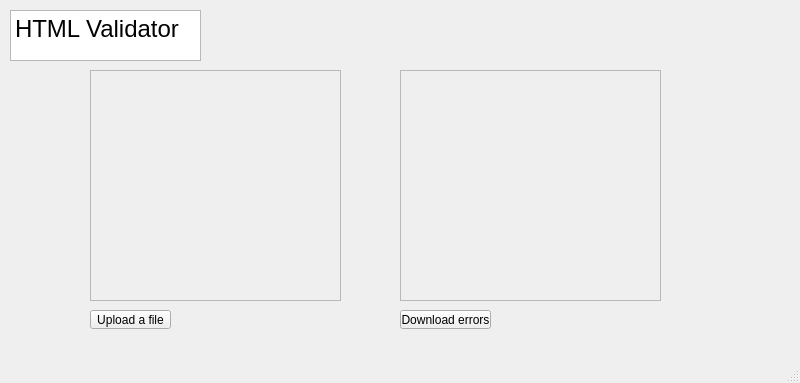
<?xml version="1.0" encoding="UTF-8"?>
<ui version="4.0">
 <class>MainWindow</class>
 <widget class="QMainWindow" name="MainWindow">
  <property name="geometry">
   <rect>
    <x>0</x>
    <y>0</y>
    <width>800</width>
    <height>383</height>
   </rect>
  </property>
  <property name="windowTitle">
   <string>MainWindow</string>
  </property>
  <widget class="QWidget" name="centralwidget">
   <widget class="QTextBrowser" name="textBrowser">
    <property name="geometry">
     <rect>
      <x>10</x>
      <y>10</y>
      <width>191</width>
      <height>51</height>
     </rect>
    </property>
    <property name="html">
     <string>&lt;!DOCTYPE HTML PUBLIC &quot;-//W3C//DTD HTML 4.0//EN&quot; &quot;http://www.w3.org/TR/REC-html40/strict.dtd&quot;&gt;
&lt;html&gt;&lt;head&gt;&lt;meta name=&quot;qrichtext&quot; content=&quot;1&quot; /&gt;&lt;style type=&quot;text/css&quot;&gt;
p, li { white-space: pre-wrap; }
&lt;/style&gt;&lt;/head&gt;&lt;body style=&quot; font-family:'MS Shell Dlg 2'; font-size:8.25pt; font-weight:400; font-style:normal;&quot;&gt;
&lt;p style=&quot; margin-top:0px; margin-bottom:0px; margin-left:0px; margin-right:0px; -qt-block-indent:0; text-indent:0px;&quot;&gt;&lt;span style=&quot; font-size:18pt;&quot;&gt;HTML Validator&lt;/span&gt;&lt;/p&gt;&lt;/body&gt;&lt;/html&gt;</string>
    </property>
   </widget>
   <widget class="QToolButton" name="toolButton">
    <property name="geometry">
     <rect>
      <x>90</x>
      <y>310</y>
      <width>81</width>
      <height>19</height>
     </rect>
    </property>
    <property name="text">
     <string>Upload a file</string>
    </property>
   </widget>
   <widget class="QScrollArea" name="scrollArea">
    <property name="geometry">
     <rect>
      <x>400</x>
      <y>70</y>
      <width>261</width>
      <height>231</height>
     </rect>
    </property>
    <property name="autoFillBackground">
     <bool>false</bool>
    </property>
    <property name="widgetResizable">
     <bool>true</bool>
    </property>
    <widget class="QWidget" name="scrollAreaWidgetContents">
     <property name="geometry">
      <rect>
       <x>0</x>
       <y>0</y>
       <width>259</width>
       <height>229</height>
      </rect>
     </property>
    </widget>
   </widget>
   <widget class="QToolButton" name="toolButton_2">
    <property name="geometry">
     <rect>
      <x>400</x>
      <y>310</y>
      <width>91</width>
      <height>19</height>
     </rect>
    </property>
    <property name="text">
     <string>Download errors</string>
    </property>
   </widget>
   <widget class="QScrollArea" name="scrollArea_2">
    <property name="geometry">
     <rect>
      <x>90</x>
      <y>70</y>
      <width>251</width>
      <height>231</height>
     </rect>
    </property>
    <property name="widgetResizable">
     <bool>true</bool>
    </property>
    <widget class="QWidget" name="scrollAreaWidgetContents_2">
     <property name="geometry">
      <rect>
       <x>0</x>
       <y>0</y>
       <width>249</width>
       <height>229</height>
      </rect>
     </property>
    </widget>
   </widget>
  </widget>
  <widget class="QMenuBar" name="menubar">
   <property name="geometry">
    <rect>
     <x>0</x>
     <y>0</y>
     <width>800</width>
     <height>21</height>
    </rect>
   </property>
  </widget>
  <widget class="QStatusBar" name="statusbar"/>
 </widget>
 <resources/>
 <connections/>
</ui>
